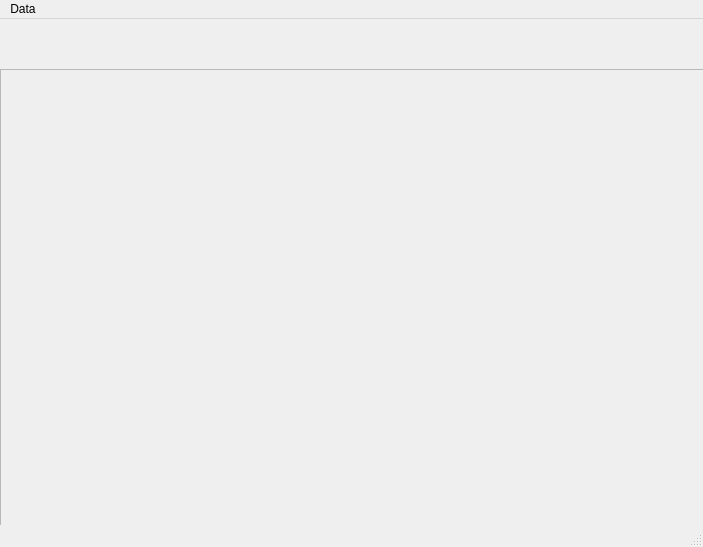
<?xml version="1.0" encoding="UTF-8"?>
<ui version="4.0">
 <class>MainWindow</class>
 <widget class="QMainWindow" name="MainWindow">
  <property name="enabled">
   <bool>true</bool>
  </property>
  <property name="geometry">
   <rect>
    <x>0</x>
    <y>0</y>
    <width>703</width>
    <height>547</height>
   </rect>
  </property>
  <property name="windowTitle">
   <string>MainWindow</string>
  </property>
  <widget class="QWidget" name="centralwidget">
   <widget class="QFrame" name="frame_2">
    <property name="geometry">
     <rect>
      <x>0</x>
      <y>50</y>
      <width>1287</width>
      <height>574</height>
     </rect>
    </property>
    <property name="frameShape">
     <enum>QFrame::StyledPanel</enum>
    </property>
    <property name="frameShadow">
     <enum>QFrame::Raised</enum>
    </property>
   </widget>
   <widget class="QFrame" name="frame_3">
    <property name="geometry">
     <rect>
      <x>1050</x>
      <y>60</y>
      <width>551</width>
      <height>401</height>
     </rect>
    </property>
    <property name="frameShape">
     <enum>QFrame::StyledPanel</enum>
    </property>
    <property name="frameShadow">
     <enum>QFrame::Raised</enum>
    </property>
   </widget>
   <widget class="QFrame" name="frame_4">
    <property name="geometry">
     <rect>
      <x>1050</x>
      <y>460</y>
      <width>551</width>
      <height>391</height>
     </rect>
    </property>
    <property name="frameShape">
     <enum>QFrame::StyledPanel</enum>
    </property>
    <property name="frameShadow">
     <enum>QFrame::Raised</enum>
    </property>
   </widget>
  </widget>
  <widget class="QMenuBar" name="menubar">
   <property name="geometry">
    <rect>
     <x>0</x>
     <y>0</y>
     <width>703</width>
     <height>22</height>
    </rect>
   </property>
   <widget class="QMenu" name="menudata">
    <property name="title">
     <string>Data</string>
    </property>
    <addaction name="actionRead_serial"/>
    <addaction name="separator"/>
   </widget>
   <addaction name="menudata"/>
  </widget>
  <widget class="QStatusBar" name="statusbar"/>
  <action name="actionRead_serial">
   <property name="text">
    <string>Read serial</string>
   </property>
  </action>
 </widget>
 <resources/>
 <connections/>
</ui>
